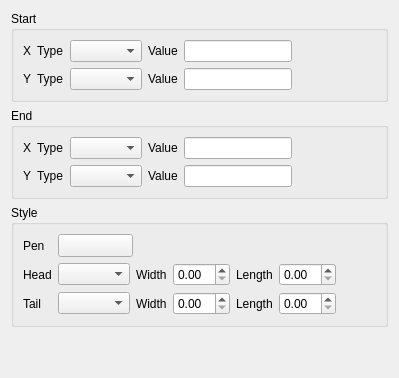
         <widget class="QWidget" name="lineItemPage">
          <layout class="QVBoxLayout" name="verticalLayout_8">
           <item>
            <widget class="QGroupBox" name="groupBox_6">
             <property name="title">
              <string>Start</string>
             </property>
             <layout class="QFormLayout" name="formLayout_13">
              <item row="0" column="0">
               <widget class="QLabel" name="label_60">
                <property name="text">
                 <string>X</string>
                </property>
               </widget>
              </item>
              <item row="0" column="1">
               <layout class="QHBoxLayout" name="horizontalLayout_32">
                <item>
                 <widget class="QLabel" name="label_62">
                  <property name="text">
                   <string>Type</string>
                  </property>
                 </widget>
                </item>
                <item>
                 <widget class="QComboBox" name="lineStartXTypeComboBox"/>
                </item>
                <item>
                 <widget class="QLabel" name="label_61">
                  <property name="text">
                   <string>Value</string>
                  </property>
                 </widget>
                </item>
                <item>
                 <widget class="QLineEdit" name="lineStartXValueLineEdit"/>
                </item>
                <item>
                 <spacer name="horizontalSpacer_22">
                  <property name="orientation">
                   <enum>Qt::Horizontal</enum>
                  </property>
                  <property name="sizeHint" stdset="0">
                   <size>
                    <width>40</width>
                    <height>20</height>
                   </size>
                  </property>
                 </spacer>
                </item>
               </layout>
              </item>
              <item row="1" column="0">
               <widget class="QLabel" name="label_63">
                <property name="text">
                 <string>Y</string>
                </property>
               </widget>
              </item>
              <item row="1" column="1">
               <layout class="QHBoxLayout" name="horizontalLayout_33">
                <item>
                 <widget class="QLabel" name="label_65">
                  <property name="text">
                   <string>Type</string>
                  </property>
                 </widget>
                </item>
                <item>
                 <widget class="QComboBox" name="lineStartYTypeComboBox"/>
                </item>
                <item>
                 <widget class="QLabel" name="label_64">
                  <property name="text">
                   <string>Value</string>
                  </property>
                 </widget>
                </item>
                <item>
                 <widget class="QLineEdit" name="lineStartYValueLineEdit"/>
                </item>
                <item>
                 <spacer name="horizontalSpacer_23">
                  <property name="orientation">
                   <enum>Qt::Horizontal</enum>
                  </property>
                  <property name="sizeHint" stdset="0">
                   <size>
                    <width>40</width>
                    <height>20</height>
                   </size>
                  </property>
                 </spacer>
                </item>
               </layout>
              </item>
             </layout>
            </widget>
           </item>
           <item>
            <widget class="QGroupBox" name="groupBox_7">
             <property name="title">
              <string>End</string>
             </property>
             <layout class="QFormLayout" name="formLayout_11">
              <item row="0" column="0">
               <widget class="QLabel" name="label_66">
                <property name="text">
                 <string>X</string>
                </property>
               </widget>
              </item>
              <item row="1" column="0">
               <widget class="QLabel" name="label_67">
                <property name="text">
                 <string>Y</string>
                </property>
               </widget>
              </item>
              <item row="0" column="1">
               <layout class="QHBoxLayout" name="horizontalLayout_34">
                <item>
                 <widget class="QLabel" name="label_70">
                  <property name="text">
                   <string>Type</string>
                  </property>
                 </widget>
                </item>
                <item>
                 <widget class="QComboBox" name="lineEndXTypeComboBox"/>
                </item>
                <item>
                 <widget class="QLabel" name="label_68">
                  <property name="text">
                   <string>Value</string>
                  </property>
                 </widget>
                </item>
                <item>
                 <widget class="QLineEdit" name="lineEndXValueLineEdit"/>
                </item>
                <item>
                 <spacer name="horizontalSpacer_24">
                  <property name="orientation">
                   <enum>Qt::Horizontal</enum>
                  </property>
                  <property name="sizeHint" stdset="0">
                   <size>
                    <width>40</width>
                    <height>20</height>
                   </size>
                  </property>
                 </spacer>
                </item>
               </layout>
              </item>
              <item row="1" column="1">
               <layout class="QHBoxLayout" name="horizontalLayout_35">
                <item>
                 <widget class="QLabel" name="label_71">
                  <property name="text">
                   <string>Type</string>
                  </property>
                 </widget>
                </item>
                <item>
                 <widget class="QComboBox" name="lineEndYTypeComboBox"/>
                </item>
                <item>
                 <widget class="QLabel" name="label_69">
                  <property name="text">
                   <string>Value</string>
                  </property>
                 </widget>
                </item>
                <item>
                 <widget class="QLineEdit" name="lineEndYValueLineEdit"/>
                </item>
                <item>
                 <spacer name="horizontalSpacer_25">
                  <property name="orientation">
                   <enum>Qt::Horizontal</enum>
                  </property>
                  <property name="sizeHint" stdset="0">
                   <size>
                    <width>40</width>
                    <height>20</height>
                   </size>
                  </property>
                 </spacer>
                </item>
               </layout>
              </item>
             </layout>
            </widget>
           </item>
           <item>
            <widget class="QGroupBox" name="groupBox_5">
             <property name="title">
              <string>Style</string>
             </property>
             <layout class="QFormLayout" name="formLayout_12">
              <item row="0" column="0">
               <widget class="QLabel" name="label_53">
                <property name="text">
                 <string>Pen</string>
                </property>
               </widget>
              </item>
              <item row="0" column="1">
               <widget class="PenButton" name="lineItemPenButton">
                <property name="minimumSize">
                 <size>
                  <width>75</width>
                  <height>0</height>
                 </size>
                </property>
                <property name="text">
                 <string/>
                </property>
               </widget>
              </item>
              <item row="1" column="0">
               <widget class="QLabel" name="label_54">
                <property name="text">
                 <string>Head</string>
                </property>
               </widget>
              </item>
              <item row="2" column="0">
               <widget class="QLabel" name="label_55">
                <property name="text">
                 <string>Tail</string>
                </property>
               </widget>
              </item>
              <item row="1" column="1">
               <layout class="QHBoxLayout" name="horizontalLayout_30">
                <item>
                 <widget class="QComboBox" name="lineHeadTypeComboBox"/>
                </item>
                <item>
                 <widget class="QLabel" name="label_56">
                  <property name="text">
                   <string>Width</string>
                  </property>
                 </widget>
                </item>
                <item>
                 <widget class="QDoubleSpinBox" name="lineHeadWidthSpinBox"/>
                </item>
                <item>
                 <widget class="QLabel" name="label_57">
                  <property name="text">
                   <string>Length</string>
                  </property>
                 </widget>
                </item>
                <item>
                 <widget class="QDoubleSpinBox" name="lineHeadLengthSpinBox"/>
                </item>
                <item>
                 <spacer name="horizontalSpacer_20">
                  <property name="orientation">
                   <enum>Qt::Horizontal</enum>
                  </property>
                  <property name="sizeHint" stdset="0">
                   <size>
                    <width>40</width>
                    <height>20</height>
                   </size>
                  </property>
                 </spacer>
                </item>
               </layout>
              </item>
              <item row="2" column="1">
               <layout class="QHBoxLayout" name="horizontalLayout_31">
                <item>
                 <widget class="QComboBox" name="lineTailTypeComboBox"/>
                </item>
                <item>
                 <widget class="QLabel" name="label_59">
                  <property name="text">
                   <string>Width</string>
                  </property>
                 </widget>
                </item>
                <item>
                 <widget class="QDoubleSpinBox" name="lineTailWidthSpinBox"/>
                </item>
                <item>
                 <widget class="QLabel" name="label_58">
                  <property name="text">
                   <string>Length</string>
                  </property>
                 </widget>
                </item>
                <item>
                 <widget class="QDoubleSpinBox" name="lineTailLengthSpinBox"/>
                </item>
                <item>
                 <spacer name="horizontalSpacer_21">
                  <property name="orientation">
                   <enum>Qt::Horizontal</enum>
                  </property>
                  <property name="sizeHint" stdset="0">
                   <size>
                    <width>40</width>
                    <height>20</height>
                   </size>
                  </property>
                 </spacer>
                </item>
               </layout>
              </item>
             </layout>
            </widget>
           </item>
           <item>
            <spacer name="verticalSpacer_3">
             <property name="orientation">
              <enum>Qt::Vertical</enum>
             </property>
             <property name="sizeHint" stdset="0">
              <size>
               <width>20</width>
               <height>40</height>
              </size>
             </property>
            </spacer>
           </item>
          </layout>
         </widget>
